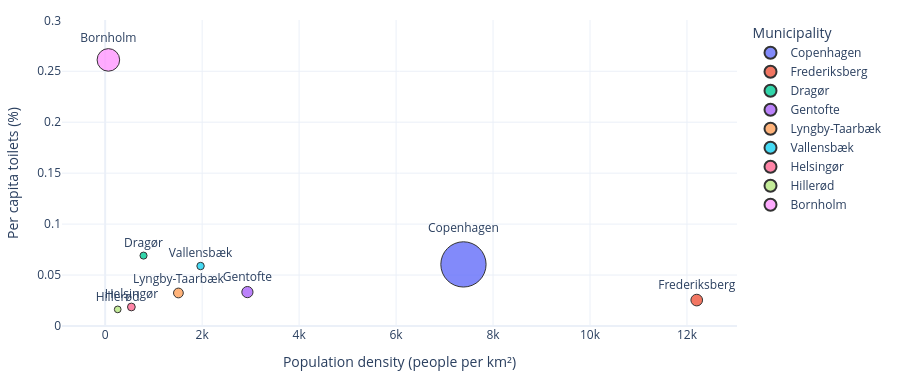

The cell this chart's notebook holds for it:
### Markdown cell above
This analysis explores the relationship between population density and toilet availability across municipalities.

### Code cell
pop_df["Municipality"] = pop_df["Municipality"].str.strip()
gdf1["label_dk"] = gdf1["label_dk"].str.strip()

pop_df.columns = pop_df.columns.str.strip()

# Rename messy columns
pop_df = pop_df.rename(columns={
    "Municipalty": "Municipality",
    "Population density/(km^2)": "Population density",
    "Total number of toilets": "Total toilets",
    "Per Capita toilets": "Per capita toilets",
    "Per square km toilets": "Per square km toilets"
})

# Clean values
pop_df["Municipality"] = pop_df["Municipality"].astype(str).str.strip()

pop_df["Per capita toilets"] = (
    pop_df["Per capita toilets"]
    .astype(str)
    .str.replace("%", "", regex=False)
    .astype(float)
)

pop_df["Population density"] = pd.to_numeric(pop_df["Population density"], errors="coerce")
pop_df["Total toilets"] = pd.to_numeric(pop_df["Total toilets"], errors="coerce")

# Scatter plot
fig = px.scatter(
    pop_df,
    x="Population density",
    y="Per capita toilets",
    size="Total toilets",
    color="Municipality",
    hover_name="Municipality",
    text="Municipality",
    size_max=32,
    #title="Population Density vs Per Capita Toilet Access",
    labels={
        "Population density": "Population density (people per km²)",
        "Per capita toilets": "Per capita toilets (%)",
        "Total toilets": "Total toilets"
    },
    template="plotly_white"
)

fig.update_traces(
    textposition="top center",
    marker=dict(
        opacity=0.8,
        line=dict(width=1, color="black")
    )
)

fig.update_layout(

    height=380,

    margin=dict(
        l=40,
        r=40,
        t=20,
        b=40
    ),

    legend_title_text="Municipality",

    yaxis=dict(
        title="Per capita toilets (%)",
        automargin=True,
        range=[
            0,
            pop_df["Per capita toilets"].max() * 1.15
        ]
    )
)

import os

# Create folder 
os.makedirs("maps", exist_ok=True)

# Save interactive HTML
fig.write_html("maps/scatter_plot.html")
#fig.write_image("plots/scatter_plot.png")
fig.show()

### Figure 1 — Plotly figure (JSON) as saved in the notebook; plotly's stock layout.template omitted (floating-point values rounded to 4 significant figures)
{"data": [{"hovertemplate": "<b>%{hovertext}</b><br><br>Municipality=%{text}<br>Population density (people per km²)=%{x}<br>Per capita toilets (%)=%{y}<br>Total toilets=%{marker.size}<extra></extra>", "hovertext": ["Copenhagen"], "legendgroup": "Copenhagen", "marker": {"color": "#636efa", "line": {"color": "black", "width": 1}, "opacity": 0.8, "size": [406], "sizemode": "area", "sizeref": 0.3965, "symbol": "circle"}, "mode": "markers+text", "name": "Copenhagen", "orientation": "v", "showlegend": true, "text": ["Copenhagen"], "textposition": "top center", "type": "scatter", "x": [7390.0], "xaxis": "x", "y": [0.06044], "yaxis": "y"}, {"hovertemplate": "<b>%{hovertext}</b><br><br>Municipality=%{text}<br>Population density (people per km²)=%{x}<br>Per capita toilets (%)=%{y}<br>Total toilets=%{marker.size}<extra></extra>", "hovertext": ["Frederiksberg"], "legendgroup": "Frederiksberg", "marker": {"color": "#EF553B", "line": {"color": "black", "width": 1}, "opacity": 0.8, "size": [27], "sizemode": "area", "sizeref": 0.3965, "symbol": "circle"}, "mode": "markers+text", "name": "Frederiksberg", "orientation": "v", "showlegend": true, "text": ["Frederiksberg"], "textposition": "top center", "type": "scatter", "x": [12200.0], "xaxis": "x", "y": [0.02544], "yaxis": "y"}, {"hovertemplate": "<b>%{hovertext}</b><br><br>Municipality=%{text}<br>Population density (people per km²)=%{x}<br>Per capita toilets (%)=%{y}<br>Total toilets=%{marker.size}<extra></extra>", "hovertext": ["Dragør"], "legendgroup": "Dragør", "marker": {"color": "#00cc96", "line": {"color": "black", "width": 1}, "opacity": 0.8, "size": [10], "sizemode": "area", "sizeref": 0.3965, "symbol": "circle"}, "mode": "markers+text", "name": "Dragør", "orientation": "v", "showlegend": true, "text": ["Dragør"], "textposition": "top center", "type": "scatter", "x": [790.9], "xaxis": "x", "y": [0.06909], "yaxis": "y"}, {"hovertemplate": "<b>%{hovertext}</b><br><br>Municipality=%{text}<br>Population density (people per km²)=%{x}<br>Per capita toilets (%)=%{y}<br>Total toilets=%{marker.size}<extra></extra>", "hovertext": ["Gentofte"], "legendgroup": "Gentofte", "marker": {"color": "#ab63fa", "line": {"color": "black", "width": 1}, "opacity": 0.8, "size": [25], "sizemode": "area", "sizeref": 0.3965, "symbol": "circle"}, "mode": "markers+text", "name": "Gentofte", "orientation": "v", "showlegend": true, "text": ["Gentofte"], "textposition": "top center", "type": "scatter", "x": [2934.0], "xaxis": "x", "y": [0.03329], "yaxis": "y"}, {"hovertemplate": "<b>%{hovertext}</b><br><br>Municipality=%{text}<br>Population density (people per km²)=%{x}<br>Per capita toilets (%)=%{y}<br>Total toilets=%{marker.size}<extra></extra>", "hovertext": ["Lyngby-Taarbæk"], "legendgroup": "Lyngby-Taarbæk", "marker": {"color": "#FFA15A", "line": {"color": "black", "width": 1}, "opacity": 0.8, "size": [19], "sizemode": "area", "sizeref": 0.3965, "symbol": "circle"}, "mode": "markers+text", "name": "Lyngby-Taarbæk", "orientation": "v", "showlegend": true, "text": ["Lyngby-Taarbæk"], "textposition": "top center", "type": "scatter", "x": [1511.0], "xaxis": "x", "y": [0.03242], "yaxis": "y"}, {"hovertemplate": "<b>%{hovertext}</b><br><br>Municipality=%{text}<br>Population density (people per km²)=%{x}<br>Per capita toilets (%)=%{y}<br>Total toilets=%{marker.size}<extra></extra>", "hovertext": ["Vallensbæk"], "legendgroup": "Vallensbæk", "marker": {"color": "#19d3f3", "line": {"color": "black", "width": 1}, "opacity": 0.8, "size": [11], "sizemode": "area", "sizeref": 0.3965, "symbol": "circle"}, "mode": "markers+text", "name": "Vallensbæk", "orientation": "v", "showlegend": true, "text": ["Vallensbæk"], "textposition": "top center", "type": "scatter", "x": [1967.0], "xaxis": "x", "y": [0.05886], "yaxis": "y"}, {"hovertemplate": "<b>%{hovertext}</b><br><br>Municipality=%{text}<br>Population density (people per km²)=%{x}<br>Per capita toilets (%)=%{y}<br>Total toilets=%{marker.size}<extra></extra>", "hovertext": ["Helsingør"], "legendgroup": "Helsingør", "marker": {"color": "#FF6692", "line": {"color": "black", "width": 1}, "opacity": 0.8, "size": [12], "sizemode": "area", "sizeref": 0.3965, "symbol": "circle"}, "mode": "markers+text", "name": "Helsingør", "orientation": "v", "showlegend": true, "text": ["Helsingør"], "textposition": "top center", "type": "scatter", "x": [540.3], "xaxis": "x", "y": [0.01868], "yaxis": "y"}, {"hovertemplate": "<b>%{hovertext}</b><br><br>Municipality=%{text}<br>Population density (people per km²)=%{x}<br>Per capita toilets (%)=%{y}<br>Total toilets=%{marker.size}<extra></extra>", "hovertext": ["Hillerød"], "legendgroup": "Hillerød", "marker": {"color": "#B6E880", "line": {"color": "black", "width": 1}, "opacity": 0.8, "size": [9], "sizemode": "area", "sizeref": 0.3965, "symbol": "circle"}, "mode": "markers+text", "name": "Hillerød", "orientation": "v", "showlegend": true, "text": ["Hillerød"], "textposition": "top center", "type": "scatter", "x": [258.5], "xaxis": "x", "y": [0.01631], "yaxis": "y"}, {"hovertemplate": "<b>%{hovertext}</b><br><br>Municipality=%{text}<br>Population density (people per km²)=%{x}<br>Per capita toilets (%)=%{y}<br>Total toilets=%{marker.size}<extra></extra>", "hovertext": ["Bornholm"], "legendgroup": "Bornholm", "marker": {"color": "#FF97FF", "line": {"color": "black", "width": 1}, "opacity": 0.8, "size": [101], "sizemode": "area", "sizeref": 0.3965, "symbol": "circle"}, "mode": "markers+text", "name": "Bornholm", "orientation": "v", "showlegend": true, "text": ["Bornholm"], "textposition": "top center", "type": "scatter", "x": [65.71], "xaxis": "x", "y": [0.2611], "yaxis": "y"}], "layout": {"height": 380, "legend": {"itemsizing": "constant", "title": {"text": "Municipality"}, "tracegroupgap": 0}, "margin": {"b": 40, "l": 40, "r": 40, "t": 20}, "xaxis": {"anchor": "y", "domain": [0, 1], "title": {"text": "Population density (people per km²)"}}, "yaxis": {"anchor": "x", "automargin": true, "domain": [0, 1], "range": [0, 0.3003], "title": {"text": "Per capita toilets (%)"}}}}
